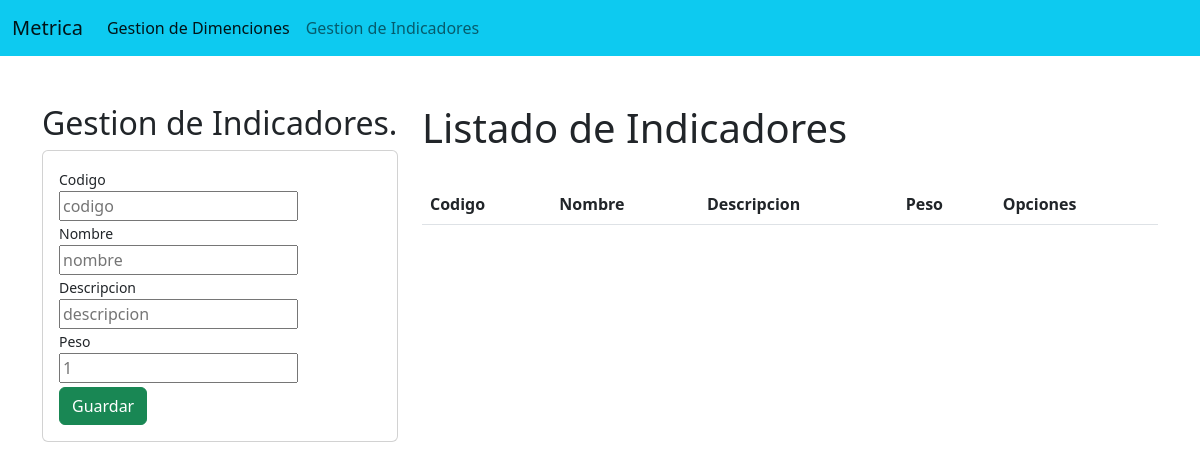
Page /gestionIndicador/ on the earlier database version.
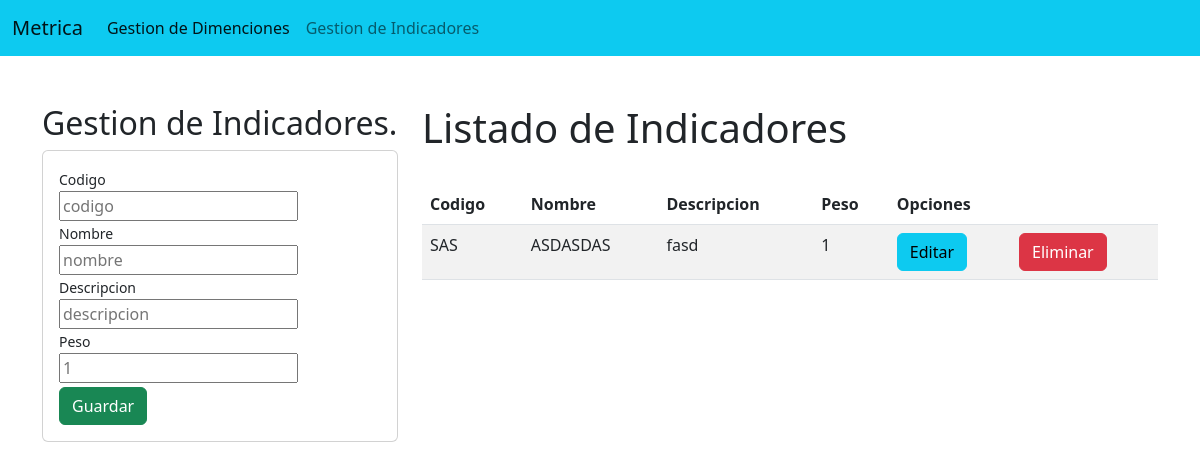
Same page on the later database version.
### gestionMetrica/models.py (models this page shows, shortened)
class indicador(models.Model):
    codigo=models.CharField(max_length=3,primary_key=True,serialize=False)
    nombre=models.CharField(max_length=100 )
    descripcion=models.CharField(max_length=1000)
    peso=models.PositiveSmallIntegerField()

### gestionMetrica/views.py (the view)
# urls.py: path('gestionIndicador/', views.gestionIndicador),
def gestionIndicador(request):
    indicadorList=indicador.objects.all()
    return render(request, 'gestionIndicador.html', {"indicadorList":indicadorList})#se le pasa por parametro {"criteriosMedidasList":criteriosMedidasList}

### gestionMetrica/templates/gestionIndicador.html
{% extends "./base.html" %}
{% block body %}
<div class="row">
    <div class="col-md-6 col-lg-4 col-xl-4 col-sm-12">
         <h2>Gestion de Indicadores.</h2>
         <div class="card">
           <div class="card-body">
            <form action="/registrarIndicador/"method="POST">{%csrf_token %}
                <small>Codigo</small>
                <div class="form-group">
                    <input type="text"id="txtcodigo"name="txtcodigo"class="form-contol" placeholder="codigo" minlength="3" maxlength="3" required>
                </div>
                <small>Nombre</small>
                <div class="form-group">
                    <input type="text"name="txtnombre"id="txtnombre"class="form-contol" placeholder="nombre" maxlength="10" required>
                </div>
                <small>Descripcion</small>
                <div class="form-group">
                    <input type="text"name="txtdescripcion"id="txtdescripcion"class="form-contol" placeholder="descripcion" maxlength="300" required>
                </div>
                <small>Peso</small>
                <div class="form-group">
                    <input type="number"id="txtpeso" name="txtpeso"class="form-contol" placeholder="1" maxlength="5" required>
                </div>
                 <div class="form-group">
                    <button type="submit"class="mt-1 btn btn-success btn-block text-white" >Guardar</button>
                 </div>
            </form>
           </div>
         </div>
    </div>
    <div class="col-md-6 col-lg-8 col-xl-8 col-sm-12">
           <h1>
            Listado de Indicadores
           </h1>
           <div class="table-responsive py-4">
            <table class="table table-striped">
               <thead>
                   <tr>
                    <th>Codigo</th>
                    <th>Nombre</th>
                    <th>Descripcion</th>
                    <th>Peso</th>
                    <th colspan="2">Opciones</th>
                   </tr>
               </thead>
                <tbody>
                     {% for c in indicadorList %}
                     <tr>
                        <td>{{c.codigo}}</td>
                        <td>{{c.nombre}}</td>
                        <td>{{c.descripcion}}</td>
                        <td>{{c.peso}}</td>
                        <td><a href="/editarIndicador/{{c.codigo}}"class="btn btn-info" >Editar</a></td>
                        <td><a href="/eliminarIndicador/{{c.codigo}}"class="btn btn-danger">Eliminar</a></td>
                     </tr>
                    {% endfor %}
                </tbody>
            </table>
           </div>
    </div>
</div>
{% endblock %}

Differences in the rows shown:
added indicador: codigo "SAS", nombre "ASDASDAS", descripcion "fasd", peso "1"
